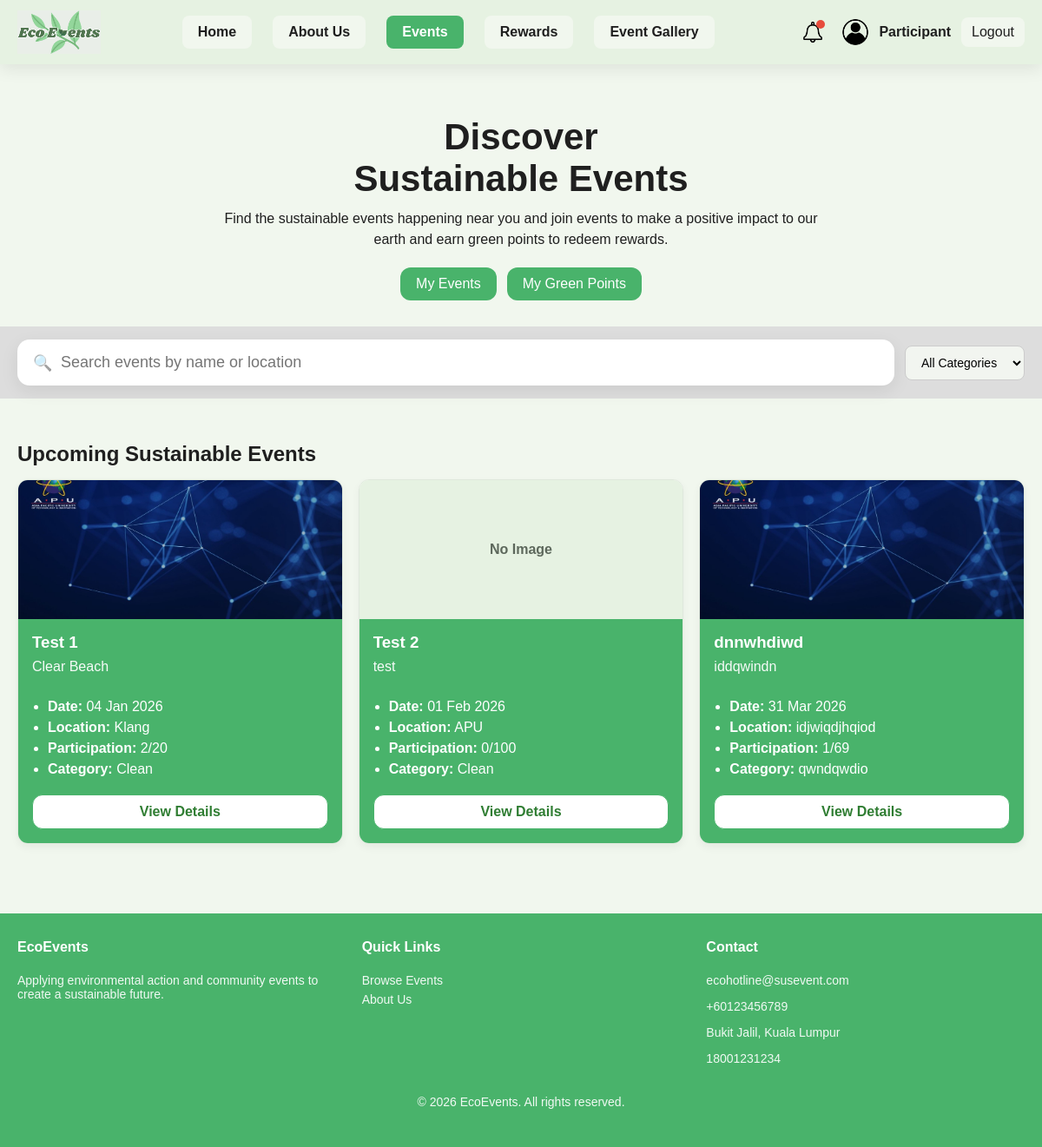
The app's page /Sustainableapp/events.php with its own data.
### tables this page shows
CREATE TABLE `events` (
  `id` int(11) NOT NULL,
  `event_name` varchar(255) NOT NULL,
  `event_date` date NOT NULL,
  `event_time` time DEFAULT NULL,
  `event_location` varchar(255) NOT NULL,
  `event_type` varchar(100) NOT NULL,
  `max_participants` int(11) DEFAULT NULL,
  `description` text DEFAULT NULL,
  `sustainability_goals` text DEFAULT NULL,
  `event_image` varchar(255) DEFAULT NULL,
  `status` varchar(50) DEFAULT 'Pending',
  `created_at` timestamp NOT NULL DEFAULT current_timestamp(),
  `last_updated_at` timestamp NULL DEFAULT NULL,
  `update_notice` varchar(255) DEFAULT NULL,
  `show_update_notice` tinyint(1) DEFAULT 0,
  `waste_report` text DEFAULT NULL,
  `organizer_id` int(11) DEFAULT NULL
);

### Sustainableapp/events.php (the view, shortened to what this page needs)
<?php
include("config.php");
$sql = "
    SELECT
        events.*,
        COUNT(event_Participants.id) AS joined_count
    FROM events
    LEFT JOIN event_Participants
        ON events.id = event_Participants.event_id
        AND event_Participants.participation_status = 'joined'
    WHERE events.status = 'Approved'
    GROUP BY events.id
    ORDER BY events.event_date ASC, events.event_time ASC
";
$result = $conn->query($sql);
?>
<!DOCTYPE html>
<html lang="en">
<head>
  <link rel="stylesheet" href="css/style.css">
</head>
<body>
<?php include("header.php"); ?>
<section class="events-hero">
  <div class="container">
  <h1>Discover<br>Sustainable Events</h1>
  <p>
    Find the sustainable events happening near you and join events to make a
    positive impact to our earth and earn green points to redeem rewards.
  </p>
  <div class="events-hero-actions">
    <a class="btn" href="my_events.php">My Events</a>
    <a class="btn" href="rewards.php">My Green Points</a>
  </div>
  </div>
</section>
<section class="events-toolbar">
  <div class="container toolbar-inner">
    <div class="search-wrapper">
      <input
        type="text"
        id="eventSearch"
        placeholder="Search events by name or location"
      >
      <span class="search-icon">🔍</span>
    </div>
    <select id="eventFilter" class="events-filter">
      <option value="all">All Categories</option>
    </select>
  </div>
</section>
<section class="events-page">
  <div class="container">
  <h2>Upcoming Sustainable Events</h2>
  <div class="events-grid">
  <?php
if ($result && $result->num_rows > 0) {
    while ($row = $result->fetch_assoc()) {
?>
 <div class="event-card"
     data-name="<?= htmlspecialchars(strtolower($row['event_name'])) ?>"
     data-location="<?= htmlspecialchars(strtolower($row['event_location'])) ?>"
     data-category="<?= htmlspecialchars(strtolower($row['event_type'])) ?>">
<div class="event-img">
  <?php if (!empty($row['event_image'])): ?>
    <img
      src="upload Event/<?= rawurlencode($row['event_image']) ?>"
      alt="<?= htmlspecialchars($row['event_name']) ?>"
      onerror="this.style.display='none'; this.parentElement.innerHTML='No Image';"
    >
  <?php else: ?>
    <div>No Image</div>
  <?php endif; ?>
</div>
  <div class="event-body">
    <h3><?= htmlspecialchars($row['event_name']) ?></h3>
    <p><?= htmlspecialchars($row['description']) ?></p>
    <ul class="event-meta">
      <li><strong>Date:</strong> <?= date("d M Y", strtotime($row['event_date'])) ?></li>
      <li><strong>Location:</strong> <?= htmlspecialchars($row['event_location']) ?></li>
      <li><strong>Participation:</strong> <?= (int)$row['joined_count'] ?>/<?= (int)$row['max_participants'] ?></li>
      <li><strong>Category:</strong> <?= htmlspecialchars($row['event_type']) ?></li>
    </ul>
    <div class="event-actions">
      <a class="btn-outline" href="eventdetails.php?id=<?= (int)$row['id'] ?>">View Details</a>
    </div>
  </div>
</div>
<?php
    }
} else {
    echo "<p>No events available.</p>";
}
?>
</div>
</div>
</section>
<?php include("footer.php"); ?>
</body>
</html>

### Sustainableapp/css/style.css (style rules this page uses)
:root { --primary: #49b36b; --secondary: #dcebd9; --background: #f1f7ee; --light: #e6f2e2; --accent: #d7e6d2; --dark: #1f1f1f; --text-dark: #1f1f1f; --text-muted: #5f6f5f; --white: #ffffff; --bg-main: #f1f7ee; --bg-card: #ffffff; --bg-soft: #e6f2e2; --border: #dfe8dc; --text-main: #1f1f1f; --text-soft: #5f6f5f; --text-white: #ffffff; --primary-light: #dcebd9; --primary-dark: #2f7d32; --shadow: 0 8px 24px rgba(0, 0, 0, 0.06); --success-bg: #dff5e7; --success-text: #1e7d4f; --warning-bg: #fff4d6; --warning-text: #8a6a16; --error-bg: #fde8e8; --error-text: #b42318; --nav-h: 76px; }
* { box-sizing: border-box; font-family: Arial, sans-serif; }
body { margin: 0; background: var(--background); color: var(--text-dark); padding-top: var(--nav-h); }
a { text-decoration: none; color: var(--text-dark); }
img { max-width: 100%; display: block; }
.container { width: 100%; max-width: 1200px; margin: 0 auto; padding: 0 20px; }
.btn { display: inline-block; padding: 10px 18px; background: var(--primary); color: var(--white); border: none; cursor: pointer; text-align: center; border-radius: 8px; }
.btn-outline { display: block; width: 100%; padding: 10px; background: var(--background); border: 1px solid rgba(47,58,47,0.18); cursor: pointer; text-align: center; border-radius: 10px; font-weight: 700; color: var(--text-dark); white-space: nowrap; }
.event-card { display: flex; flex-direction: column; background: var(--background); border: 1px solid rgba(47,58,47,0.10); border-radius: 12px; overflow: hidden; }
.event-img { height: 160px; background: var(--light); display: flex; align-items: center; justify-content: center; font-weight: 700; color: rgba(47,58,47,0.75); }
.event-body { display: flex; flex-direction: column; flex: 1; background: var(--primary); color: var(--white); padding: 16px; }
.event-body h3 { margin: 0 0 8px; }
.event-body p { margin: 0 0 10px; opacity: 0.95; }
.event-body ul { padding-left: 18px; margin: 12px 0 0; }
.event-body li { margin: 6px 0; }
.event-actions { display: grid; gap: 10px; margin-top: 14px; }
.events-hero { text-align: center; padding: 60px 0 30px; }
.events-hero h1 { font-size: 42px; margin: 0 0 10px; }
.events-hero p { max-width: 700px; margin: 0 auto 20px; line-height: 1.5; }
.events-hero-actions { display: flex; gap: 12px; justify-content: center; flex-wrap: wrap; }
.events-toolbar { background: #ddd; padding: 15px 0; }
.events-toolbar .container { display: flex; gap: 12px; align-items: center; justify-content: space-between; }
.events-filter { padding: 10px 14px; border-radius: 8px; border: 1px solid #ccc; background: #f2f5f0; font-size: 14px; white-space: nowrap; }
.events-page { padding: 30px 0 60px; }
.events-page h2 { margin-bottom: 15px; }
.events-grid { display: grid; grid-template-columns: repeat(3, 1fr); gap: 18px; }
* { max-width: 100%; }
body { overflow-x: hidden; }
a, button, .event-card, .my-card, .redeem-card, .gallery-card { transition: all 0.25s ease; }
.toolbar-inner { display: flex; justify-content: space-between; align-items: center; gap: 20px; }
.search-wrapper { position: relative; flex: 1; }
#eventSearch { width: 100%; padding: 16px 20px 16px 50px; font-size: 18px; border-radius: 14px; border: none; background: white; box-shadow: 0 6px 20px rgba(0,0,0,0.08); transition: all 0.3s ease; }
.search-icon { position: absolute; left: 18px; top: 50%; transform: translateY(-50%); font-size: 18px; opacity: 0.6; }
.event-card, .my-card, .gallery-card, .profile-block, .redeem-card, .table-wrap, .card { background: var(--white); border: 1px solid #dfe8dc; box-shadow: 0 4px 10px rgba(0,0,0,0.05); }
body { background: var(--bg-main); color: var(--text-main); }
.btn, .redeem-btn, .submit-btn, .upload-btn, .my-btn, .profile-action-btn { background: var(--primary); color: var(--text-white); border: none; border-radius: 12px; }
.btn-outline, .secondary-btn { background: #fff; color: var(--primary-dark); border: 1px solid var(--primary); border-radius: 12px; }

### records on screen
events: event_image (picture), event_name "Test 1", description "Clear Beach", event_date "04 Jan 2026", event_location "Klang", joined_count "2", max_participants "20", event_type "Clean"
events: event_image "No Image", event_name "Test 2", description "test", event_date "01 Feb 2026", event_location "APU", joined_count "0", max_participants "100", event_type "Clean"
events: event_image (picture), event_name "dnnwhdiwd", description "iddqwindn", event_date "31 Mar 2026", event_location "idjwiqdjhqiod", joined_count "1", max_participants "69", event_type "qwndqwdio"
